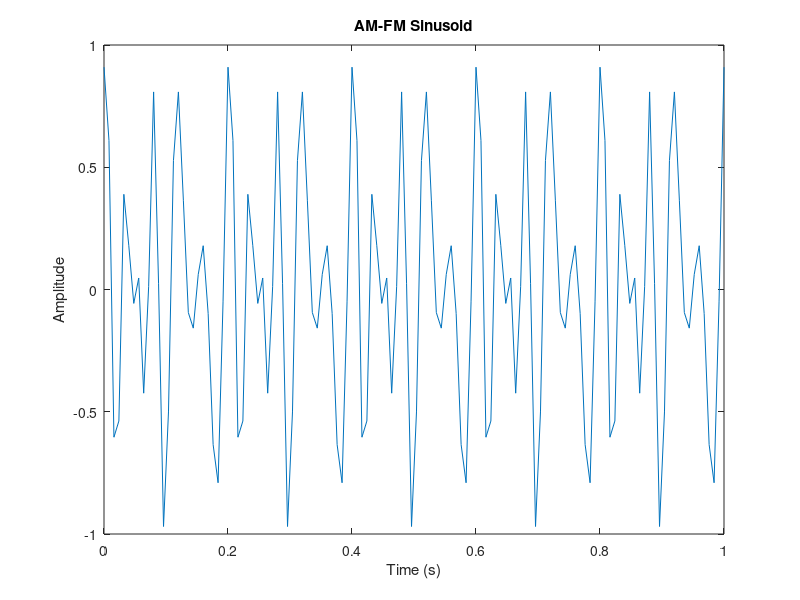

Recreate this plot in MATLAB.
%% AMFMSINUSOID% 6
%PARAMETERS
A = 1;         
f0 = 100;       
f1 = 5;        
b = 2;      
phi_m = pi/4;   % Phase of the modulating signal

sigLen= 1;
samplIntrvl= 0.008;
timeVec= 0:samplIntrvl:sigLen;
% AM-FM Sinusoid
sigVec =A * cos(2*pi*f1*timeVec).*sin(2*pi*f0 *timeVec+b*cos(2*pi*f1*timeVec));

% Plot AM-FM signal
plot(timeVec, sigVec,'-');
xlabel('Time (s)');
ylabel('Amplitude');
title('AM-FM Sinusoid');
